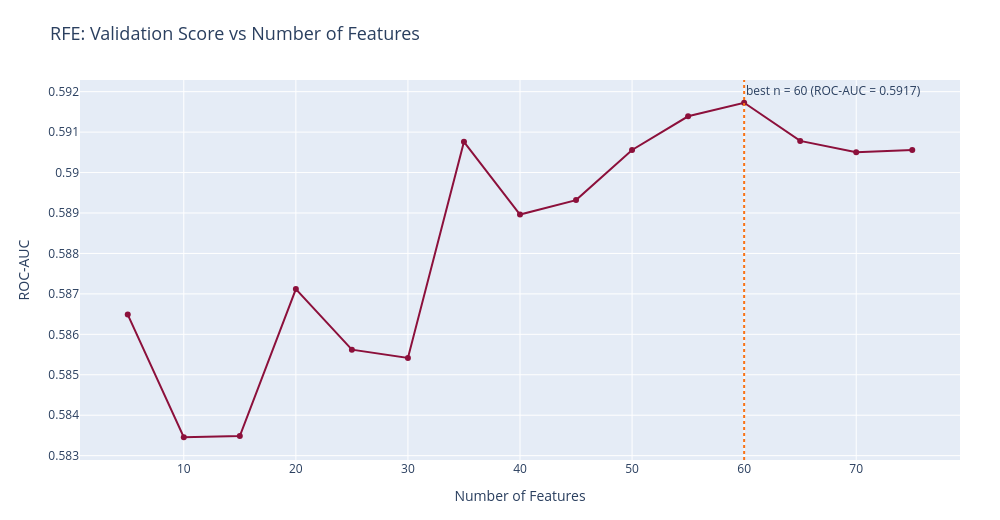

Notebook cell for this chart:
### Markdown cell above
Wrapper methods evaluate feature subsets by retraining the model and measuring its predictive performance. We use **Recursive Feature Elimination (RFE)** with a `LogisticRegression(class_weight="balanced")` estimator and search for the optimal number of features by validation **ROC-AUC**.

ROC-AUC is preferred over the default `LogisticRegression.score()` (mean accuracy) because the donor-response target is imbalanced — a model that predicts the majority class for everyone reaches high accuracy without producing useful donor rankings. ROC-AUC is invariant to the class prior and rewards correct ranking of donors above non-donors, which is exactly what the project requires.

To avoid refitting RFE for every candidate `n_features`, we run a single RFE down to one feature; its `ranking_` attribute then exposes the elimination order, so any number of top-`K` features can be evaluated by re-fitting only the lightweight logistic regression on the selected columns.

### Code cell
"""1. RFE with optimal n_features search via validation ROC-AUC"""
base_estimator = LogisticRegression(
    class_weight="balanced",
    solver="liblinear",
    max_iter=1000,
    random_state=RANDOM_STATE,
)

# Single RFE fit eliminating one feature at a time. ranking_[i] = 1 for the kept feature,
# 2 for the last-eliminated, ..., n for the first-eliminated. Top-K features are ranking_ <= K.
rfe_full = RFE(estimator=clone(base_estimator), n_features_to_select=1, step=1)
rfe_full.fit(X_train_prep, y_train)
ranking = rfe_full.ranking_

n_total = X_train_prep.shape[1]
nof_list = list(range(5, n_total + 1, 5))
if nof_list[-1] != n_total:
    nof_list.append(n_total)

auc_scores = []
for n_features in nof_list:
    mask = ranking <= n_features
    model = clone(base_estimator)
    model.fit(X_train_prep[:, mask], y_train)
    proba = model.predict_proba(X_val_prep[:, mask])[:, 1]
    auc_scores.append(roc_auc_score(y_val, proba))

best_idx = int(np.argmax(auc_scores))
best_n   = int(nof_list[best_idx])
best_auc = float(auc_scores[best_idx])

fig = plot_rfe_score_curve(nof_list, auc_scores, best_n=best_n, score_label="ROC-AUC")
fig.show()

wrapper_selected_features = [name for name, m in zip(feature_names, ranking <= best_n) if m]
print(f"Optimal number of features (by validation ROC-AUC): {best_n}")
print(f"Validation ROC-AUC at optimum: {best_auc:.4f}")
print(f"Wrapper-selected features: {len(wrapper_selected_features)} / {n_total}")

### Figure 1 — Plotly figure (JSON) as saved in the notebook; plotly's stock layout.template omitted (floating-point values rounded to 4 significant figures)
{"data": [{"hovertemplate": "Number of Features=%{x}<br>ROC-AUC=%{y}<extra></extra>", "legendgroup": "", "line": {"color": "#8C103B", "dash": "solid"}, "marker": {"color": "#8C103B", "symbol": "circle"}, "mode": "lines+markers", "name": "", "orientation": "v", "showlegend": false, "type": "scatter", "x": [5, 10, 15, 20, 25, 30, 35, 40, 45, 50, 55, 60, 65, 70, 75], "xaxis": "x", "y": [0.5865, 0.5835, 0.5835, 0.5871, 0.5856, 0.5854, 0.5908, 0.589, 0.5893, 0.5906, 0.5914, 0.5917, 0.5908, 0.5905, 0.5906], "yaxis": "y"}], "layout": {"annotations": [{"font": {"color": "#2A3F5F"}, "showarrow": false, "text": "best n = 60 (ROC-AUC = 0.5917)", "x": 60, "xanchor": "left", "xref": "x", "y": 1, "yanchor": "top", "yref": "y domain"}], "coloraxis": {"colorbar": {"tickfont": {"color": "#2A3F5F"}, "title": {"font": {"color": "#2A3F5F"}}}}, "font": {"color": "#2A3F5F"}, "height": 520, "legend": {"bgcolor": "rgba(255,255,255,0.75)", "bordercolor": "rgba(0,0,0,0)", "font": {"color": "#2A3F5F"}, "tracegroupgap": 0}, "margin": {"b": 60, "l": 80, "r": 40, "t": 80}, "paper_bgcolor": "#FFFFFF", "plot_bgcolor": "#E5ECF6", "shapes": [{"line": {"color": "#F97316", "dash": "dot"}, "type": "line", "x0": 60, "x1": 60, "xref": "x", "y0": 0, "y1": 1, "yref": "y domain"}], "title": {"font": {"color": "#2A3F5F", "size": 18}, "text": "RFE: Validation Score vs Number of Features"}, "width": 1000, "xaxis": {"anchor": "y", "domain": [0, 1], "gridcolor": "#FFFFFF", "showgrid": true, "tickfont": {"color": "#2A3F5F"}, "title": {"font": {"color": "#2A3F5F"}, "text": "Number of Features"}, "zeroline": false}, "yaxis": {"anchor": "x", "domain": [0, 1], "gridcolor": "#FFFFFF", "showgrid": true, "tickfont": {"color": "#2A3F5F"}, "title": {"font": {"color": "#2A3F5F"}, "text": "ROC-AUC"}, "zeroline": false}}}
